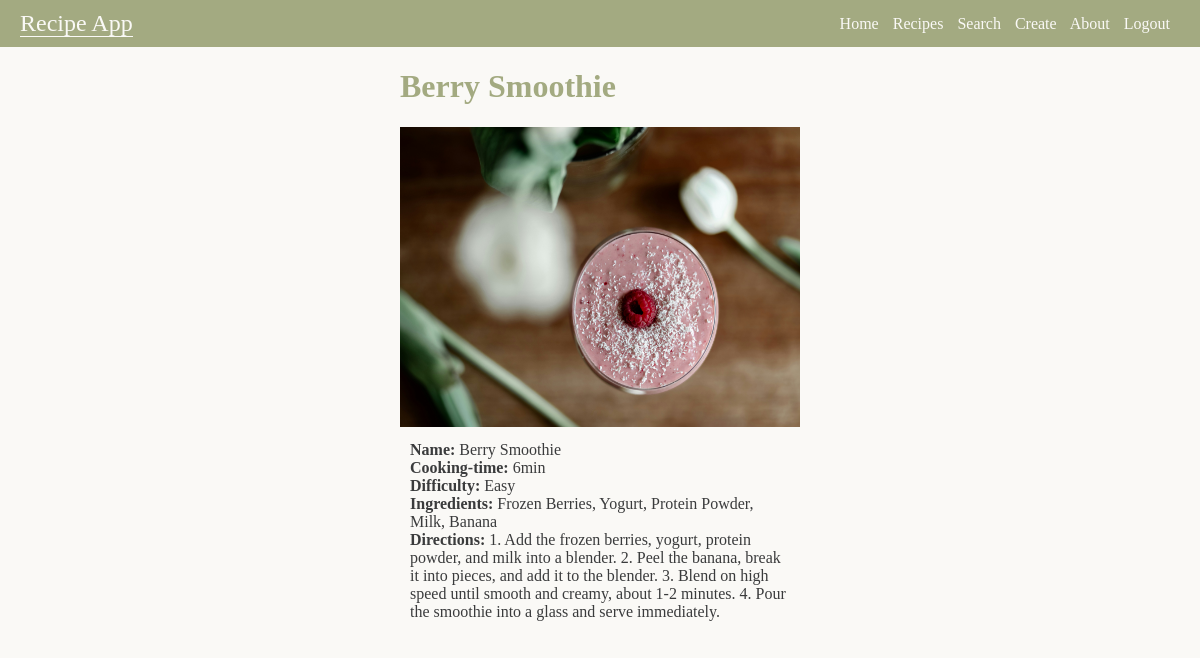
/list/5 (signed in), run on the app's committed database.
### recipes/models.py (models this page shows, shortened)
class Recipe(models.Model):
  name= models.CharField(max_length=50)
  cooking_time= models.IntegerField()
  ingredients= models.TextField(max_length=250, default='Please separate with commas')
  difficulty= models.CharField(max_length=12, default= None)
  directions = models.TextField(max_length=500, default= 'No directions added yet for this recipe')
  pic = models.ImageField(upload_to='recipes/images', default='no_picture.jpg')

### recipes/views.py (the view)
# urls.py: path('list/<pk>', RecipeDetailView.as_view(), name='detail'),
class RecipeDetailView(LoginRequiredMixin, DetailView):
  model = Recipe
  template_name = 'recipes/details.html'

### recipes/templates/recipes/details.html (shortened to what this page needs)
<!DOCTYPE html>
<html>
  <head>
    <link rel="stylesheet" href="../../static/recipes/index.css" />
  </head>
  <body>
    <nav class="navbar">
      <div class="navbar__brand">
        <a href="{% url 'recipes:home'%}"><span>Recipe App</span></a>
      </div>
      <div class="navbar__links">
        <a href="{% url 'recipes:home'%}"><span>Home</span></a>
        <a href="{% url 'recipes:list'%}"><span>Recipes</span></a>
        <a href="{% url 'recipes:search'%}"><span>Search</span></a>
        <a href="{% url 'recipes:create'%}"><span>Create</span></a>
        <a href="{% url 'recipes:about'%}"><span>About</span></a>
        <a href="{% url 'logout'%}"><span>Logout</span></a>
      </div>
    </nav>
    <div class="details__layout">
      <div class="details--container">
        <h1>{{object.name}}</h1>
        <img src="{{object.pic.url}}" width="400" height="300" />
        <br />
        <div class="details--data">
          <b>Name: </b> {{object.name}} <br />
          <b>Cooking-time: </b> {{object.cooking_time}}min <br />
          <b>Difficulty: </b> {{object.difficulty}} <br />
          <b>Ingredients: </b> {{object.ingredients}} <br />
          <b>Directions: </b> {{object.directions}} <br />
        </div>
      </div>
    </div>
  </body>
</html>

### recipes/static/recipes/index.css (style rules this page uses)
:root { --bg-color: #faf9f6; --text-color: #3a3b3c; --light-green: #c5c191; --mid-green: #a3aa81; --dark-green: #595f40; }
* { background-color: var(--bg-color); color: var(--text-color); box-sizing: border-box; }
html, body { margin: 0; padding: 0; }
h1, h2 { color: var(--mid-green); }
a { text-decoration: none; }
.navbar { display: flex; justify-content: space-between; align-items: center; background-color: var(--mid-green); padding: 10px 20px; position: relative; top: 0; left: 50%; right: 50%; margin-left: -50vw; margin-right: -50vw; width: 100vw; }
.navbar__brand { font-size: 24px; display: inline-block; }
.navbar__brand a span { color: var(--bg-color); background-color: var(--mid-green); }
.navbar__links { display: inline-block; background-color: var(--mid-green); }
.navbar__links a { margin-right: 10px; }
.navbar__links a span { color: var(--bg-color); background-color: var(--mid-green); }
.details__layout { display: flex; justify-content: center; }
.details--container div { width: 400px; }
.details--data { width: 400px; word-wrap: break-word; overflow-wrap: break-word; padding: 10px; margin: 0 auto; }

### data on the page
Recipe: name "Berry Smoothie", pic (picture), cooking_time "6", difficulty "Easy", ingredients "Frozen Berries, Yogurt, Protein Powder, Milk, Banana", directions "1. Add the frozen berries, yogurt, protein powder, and milk into a blender. 2. Peel the banana, break it into pieces, and add it to the blender. 3. Blend on high speed until smooth and creamy, about 1-2 minutes. 4. Pour the smoothie into a glass and serve immediately."
